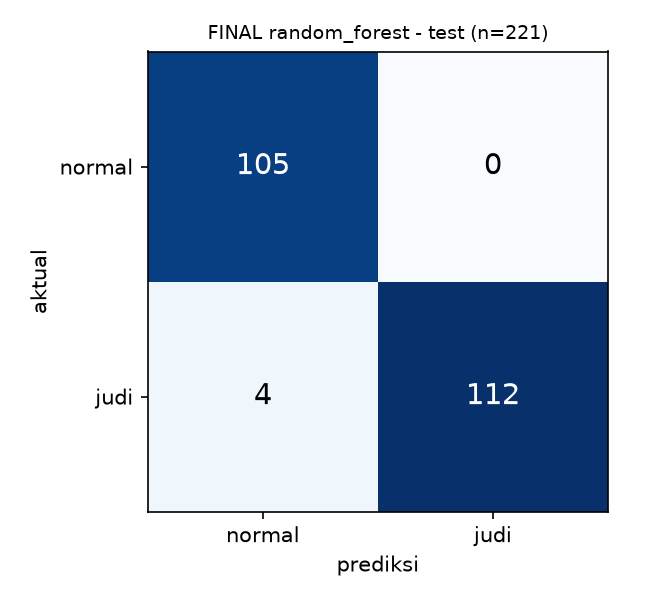
#> input picture docs/hasil_evaluasi/confusion_matrix_random_forest_test.png, 660 x 600 px, found by its file name; its folder holds 4 pictures in this run
$ python buat_gambar_skripsi.py
#> lines starting #> are read from the running program, lines starting #| are printed output that depends on the picture
"""
buat_gambar_skripsi.py -- menyiapkan gambar Bab 4 skripsi dari hasil evaluasi & tangkapan layar uji.
Keluaran: docs/gambar_skripsi/*.png     (butuh: pillow, matplotlib)
"""
from pathlib import Path

import matplotlib
matplotlib.use("Agg")
import matplotlib.pyplot as plt
from PIL import Image

ROOT = Path(__file__).resolve().parent.parent
MODELS = Path(r"C:\Users\Andra\PycharmProjects\MODELS")
EV = MODELS / "training_final" / "hasil_evaluasi"
SS = ROOT / "docs" / "hasil_uji" / "gambar" / "msedge"
OUT = ROOT / "docs" / "gambar_skripsi"
OUT.mkdir(exist_ok=True)


def grid(paths, cols, out, pad=12, bg="white"):
#> called with cols = 2, pad = 12, bg = 'white'
    ims = [Image.open(p).convert("RGB") for p in paths]
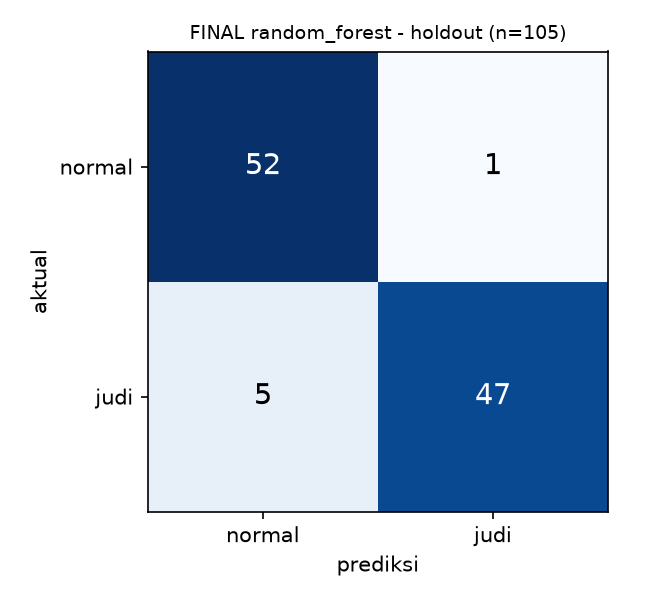
#> input picture docs/hasil_evaluasi/confusion_matrix_random_forest_holdout.png, 660 x 600 px, found by its file name
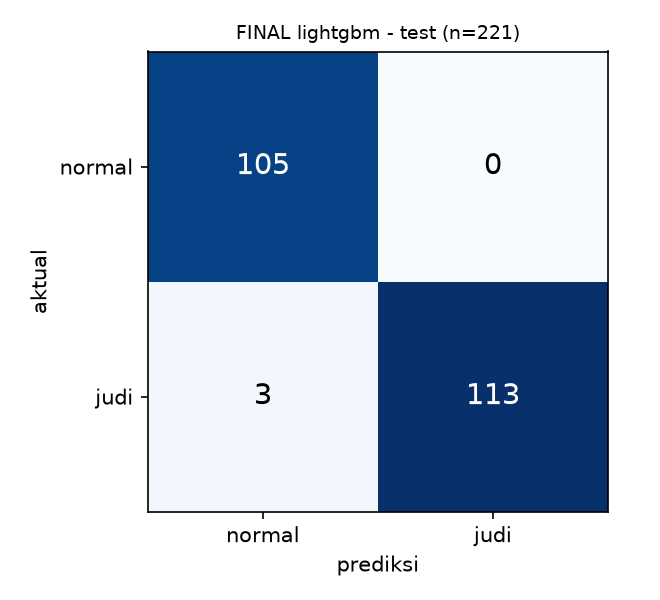
#> input picture docs/hasil_evaluasi/confusion_matrix_lightgbm_test.png, 660 x 600 px, found by its file name
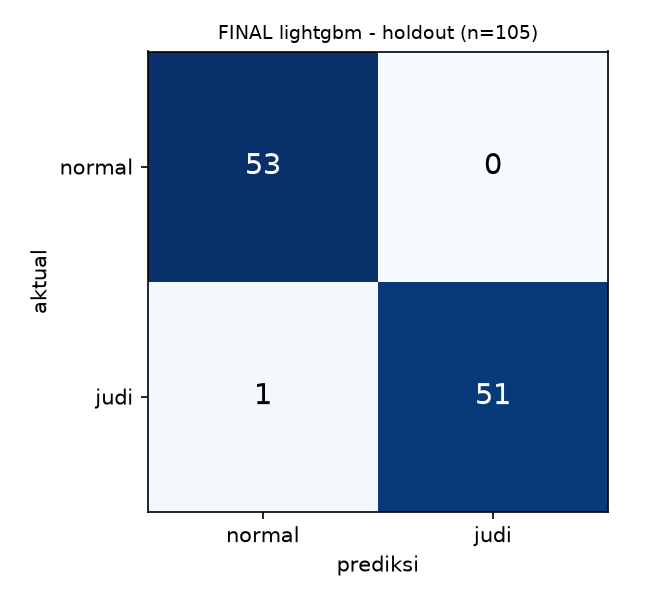
#> input picture docs/hasil_evaluasi/confusion_matrix_lightgbm_holdout.png, 660 x 600 px, found by its file name
#> ims = 4 items
    w, h = max(i.width for i in ims), max(i.height for i in ims)
#> w = 660; h = 600
    rows = (len(ims) + cols - 1) // cols
#> rows = 2
    canvas = Image.new("RGB", (cols * w + (cols + 1) * pad, rows * h + (rows + 1) * pad), bg)
#> canvas: PIL image 1356x1236 RGB; every value is 255
    for k, im in enumerate(ims):
        r, c = divmod(k, cols)
        canvas.paste(im, (pad + c * (w + pad) + (w - im.width) // 2, pad + r * (h + pad) + (h - im.height) // 2))
#> this loop made 4 passes
#> (r, c) on passes 1 to 4: (0, 0), (0, 1), (1, 0), (1, 1)
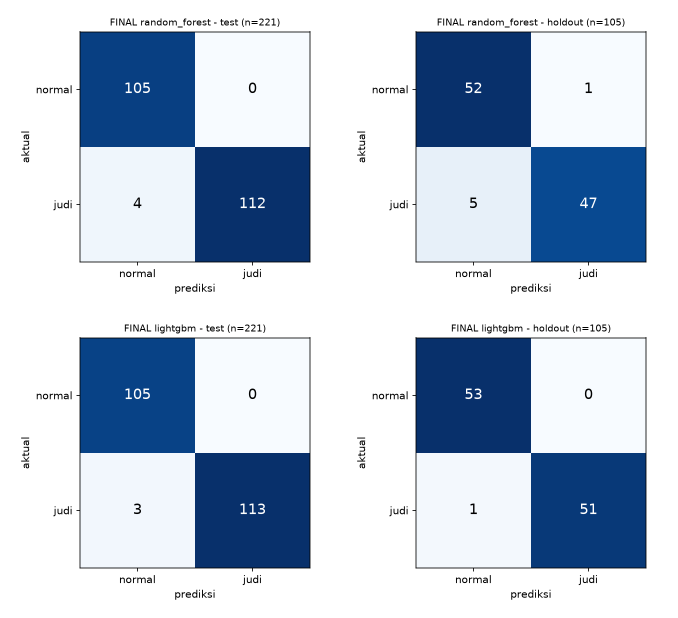
#> canvas: PIL image 1356x1236 RGB (shown at 1/2 size); mean R, G, B 186.5, 199.9, 217
    canvas.save(out)


# 1. confusion matrix 2x2: RF (test, holdout) dan LightGBM (test, holdout)
grid([EV / "confusion_matrix_random_forest_test.png", EV / "confusion_matrix_random_forest_holdout.png",
      EV / "confusion_matrix_lightgbm_test.png", EV / "confusion_matrix_lightgbm_holdout.png"], 2, OUT / "cm_2x2.png")

# 2. feature importance (apa adanya)
#> (the run stopped early here; a loop or call above may not have finished)
